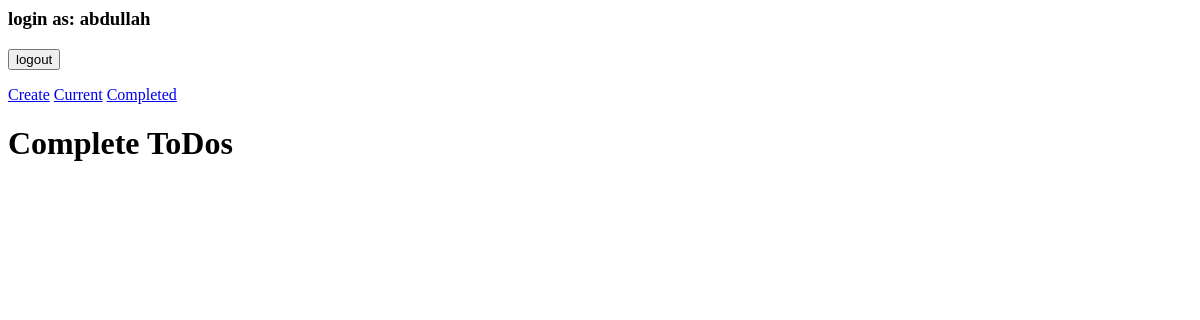
/complete/ (signed in), run on an earlier commit of the app's database.
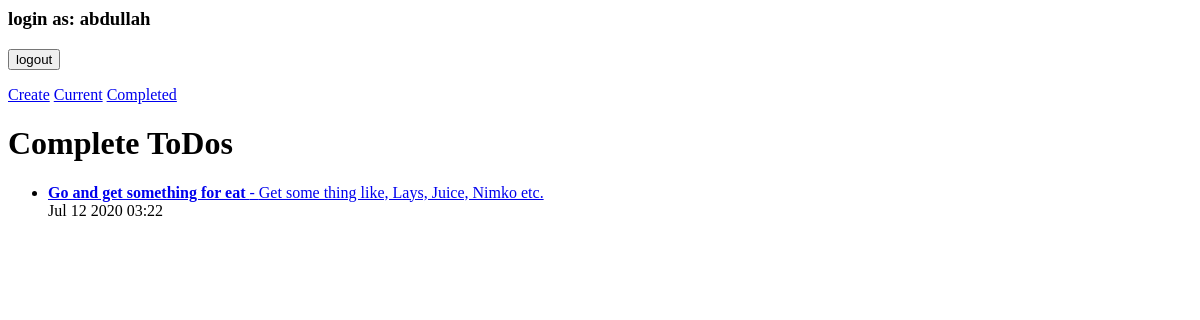
And on a later commit of the database.
### todo/models.py (models this page shows, shortened)
class Todo(models.Model):
    title = models.CharField(max_length=100)
    memo = models.TextField(blank=True)
    created = models.DateTimeField(auto_now_add=True)
    datecompleted =models.DateTimeField(null=True, blank=True)
    important = models.BooleanField(default=False)
    user = models.ForeignKey(User, on_delete=models.CASCADE)

### todo/views.py (the view)
# urls.py: path('complete/', views.completetodos, name='completetodos'),
@login_required
def completetodos(request):
    todos = Todo.objects.filter(user = request.user, datecompleted__isnull=False).order_by('-datecompleted')
    return render(request, 'todo/completetodos.html', {'todos':todos})

### todo/templates/todo/completetodos.html (shortened to what this page needs)
{% extends 'todo/base.html' %}
{% block content %}
<h1>Complete ToDos</h1>
    <ul>
        {% for todo in todos %}
        <li>
            <a href="{% url 'viewtodo' todo.id %}">
                {% if todo.important %}<b>{% endif %}
                    {{ todo.title }}
                {% if todo.important %}</b>{% endif %}
                {% if todo.memo %}
                    - {{ todo.memo }}
                {% endif %}
            </a>
        </li>
        {{ todo.datecompleted|date:'M j Y H:i' }}
        {% endfor %}
    </ul>
{% endblock %}

What changed in the data, as far as the page shows it:
now on this page (row edited): Todo: title "Go and get something for eat", memo "Get some thing like, Lays, Juice, Nimko etc.", datecompleted "Jul 12 2020 03:22"
